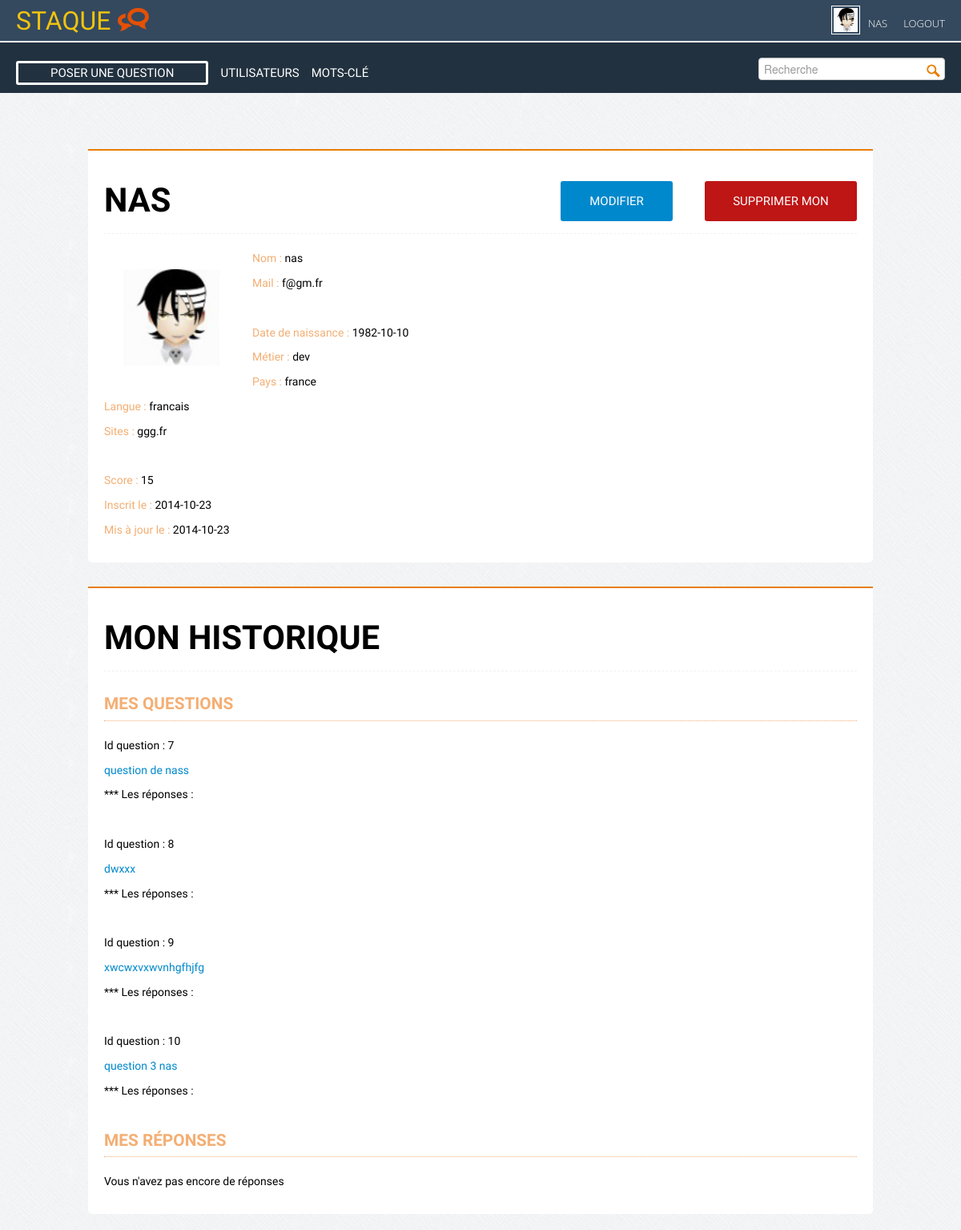
Screenshot of /account.php?id=6 (signed in) with the database file from the repository.
### tables this page shows
CREATE TABLE IF NOT EXISTS `user` (
  `id` int(11) NOT NULL AUTO_INCREMENT,
  `name` varchar(50) NOT NULL,
  `image` varchar(150) NOT NULL,
  `pseudo` varchar(100) NOT NULL,
  `mail` varchar(150) NOT NULL,
  `password` varchar(255) NOT NULL,
  `salt` varbinary(256) NOT NULL,
  `token` varchar(50) NOT NULL,
  `birthday` date NOT NULL,
  `job` varchar(150) NOT NULL,
  `location` varchar(100) NOT NULL,
  `lang` varchar(100) NOT NULL,
  `score` int(10) NOT NULL,
  `vote` int(10) NOT NULL,
  `websites` varchar(150) NOT NULL,
  `dateRegistred` date NOT NULL,
  `dateModified` date NOT NULL,
  `dateConnected` datetime NOT NULL,
  PRIMARY KEY (`id`)
);

CREATE TABLE IF NOT EXISTS `question` (
  `id` int(11) NOT NULL AUTO_INCREMENT,
  `title` varchar(250) NOT NULL,
  `content` text NOT NULL,
  `tags` varchar(255) NOT NULL,
  `user_id` int(11) NOT NULL,
  `dateCreated` datetime NOT NULL,
  `dateModified` datetime NOT NULL,
  `vues` int(11) NOT NULL,
  `points` int(11) NOT NULL,
  PRIMARY KEY (`id`)
);

### functions.php (called while the page is built, shortened)
<?php
	function infosPerso($id){
		global $dbh;
		$sql = "SELECT * FROM user
				WHERE id = :id";
		$stmt = $dbh->prepare($sql);
		$stmt->bindValue(":id", $id);
		$stmt->execute();
		$monCompte = $stmt->fetch();
		return $monCompte;
	}
	function addQuestionHistory($id){
		global $dbh;
		$sql = "SELECT * FROM question
				WHERE user_id = :id";
		$stmt = $dbh->prepare($sql);
		$stmt->bindValue(":id", $id);
		$stmt->execute();
		$myQuestionHistory = $stmt->fetchAll();
		return $myQuestionHistory;
	}

### account.php (the view, shortened to what this page needs)
<?php
	include("db.php");
	include("functions.php");
	$mesInfosPerso = infosPerso($_GET['id']);
	$myQuestions = addQuestionHistory($_GET['id']);
	$myAnswers = addAnswerHistory($_GET['id']);
	$profils = getProfilList();
	$avatarDefault = "img/perso10.jpg";
include("inc/header.php");
include("inc/nav.php");
?>
<section class="container">
	<div id="account">
	<?php if(empty($profils)) { ?>
		<h2>Ce profil n'existe plus !</h2>
		<img src="<?php echo $avatarDefault; ?>" alt="avatar" width="120" height="120">
	<?php } else {?>
		<h2 class="login"><?php echo $mesInfosPerso["pseudo"]; ?></h2>
		<?php if($_SESSION['user']["id"] == $_GET["id"]){ ?>
		<div class="boutonsCompte">
			<a href="edit_profil.php" title="Modifier mon compte" class="edit">Modifier</a>
			<a href="delete_profil.php" title="Supprimer" class="delete">Supprimer mon profil</a>
		</div>
		<?php } ?>
		<div class="clearboth colLeft avatar">
			<img src="<?php echo $mesInfosPerso["image"]; ?>" class="avatar" alt="avatar" width="120" height="120">
		</div>
		<div id="infos">
			<?php if($_SESSION['user']["id"] == $_GET["id"]){ ?>
				<p class="login"><span>Nom : </span><span><?php echo $mesInfosPerso["name"]; ?></span></p>
				<p class="login"><span>Mail : </span><span><?php echo $mesInfosPerso["mail"]; ?></span></p>
			<?php } ?>
			<br>
			<p class="perso"><span>Date de naissance : </span><span><?php echo $mesInfosPerso["birthday"]; ?></span></p>
			<p class="perso"><span>Métier : </span><span><?php echo $mesInfosPerso["job"]; ?></span></p>
			<p class="perso"><span>Pays : </span><span><?php echo $mesInfosPerso["location"]; ?></span></p>
			<p class="perso"><span>Langue : </span><span><?php echo $mesInfosPerso["lang"]; ?></span></p>
			<p class="perso"><span>Sites : </span><span><?php echo $mesInfosPerso["websites"]; ?></span></p>
			<br>
			<p class="activity"><span>Score : </span><span><?php echo $mesInfosPerso["score"]; ?></span></p>
			<p class="activity"><span>Inscrit le : </span><span><?php echo $mesInfosPerso["dateRegistred"]; ?></span></p>
			<p class="activity"><span>Mis à jour le : </span><span><?php echo $mesInfosPerso["dateModified"]; ?></span></p>
		</div>
	</div>
	<div id="account">
			<h2>Mon historique</h2>
				<h3>Mes questions</h3>
				<?php if(!empty($myQuestions)){
				foreach ($myQuestions as $myQuestion) { ?>
				<div class="maQuestion">
					<p>Id question : <?php echo $myQuestion["id"]; ?></p>
					<p><a href="detail_question.php?id=<?php echo $myQuestion['id']; ?>" title="ma question"><?php echo $myQuestion['title']; ?></a></p>
				</div>
					<p>*** Les réponses :</p>
				<br>
				<?php }
				}else {?>
					<p>Vous n'avez pas encore de questions</p>
				<?php } ?>
				<h3>Mes réponses</h3>
				<?php if(!empty($myAnswers)){
				foreach ($myAnswers as $myAnswer) { ?>
				<div class="maQuestion">
					<p>Id question : <?php echo $myAnswer["id"]; ?></p>
					<p><a href="detail_question.php?id=<?php echo $myAnswer['id']; ?>" title="ma question"><?php echo $myAnswer['content']; ?></a></p>
					<p class="activity"><span>Votes : </span><span><?php echo $mesInfosPerso["vote"]; ?></span></p>
				</div>
				<br>
				<?php }
				}else {?>
					<p>Vous n'avez pas encore de réponses</p>
				<?php } ?>
		</div>
		<?php }  ?>
</section>
<?php include("inc/footer.php"); ?>

### css/style.css (style rules this page uses)
html, body, div, span, applet, object, iframe, h1, h2, h3, h4, h5, h6, p, blockquote, pre, a, abbr, acronym, address, big, cite, code, del, dfn, em, img, ins, kbd, q, s, samp, small, strike, strong, sub, sup, tt, var, b, u, i, center, dl, dt, dd, ol, ul, li, fieldset, form, label, legend, table, caption, tbody, tfoot, thead, tr, th, td, article, aside, canvas, details, embed, figure, figcaption, footer, header, hgroup, menu, nav, output, ruby, section, summary, time, mark, audio, video { margin: 0; padding: 0; border: 0; font-size: 100%; vertical-align: baseline; }
article, aside, details, figcaption, figure, footer, header, hgroup, menu, nav, section { display: block; }
body { line-height: 1; }
body { font: 300 1.3rem/1.3rem Oswald; color: #000; background: url(../img/fond.png) scroll repeat 0 0 #f3f2f2; }
h2 { text-transform: uppercase; font-size: 20px; text-align: center; }
h3 { text-transform: uppercase; font-size: 18px; text-align: center; }
.clearboth { clear: both; }
.colLeft { float: left; width: 15%; }
.container { width: 980px; zoom: 1; margin: 0 auto; padding: 20px; margin-top: 20px; }
#back, .edit, .delete { width: 100px; height: 50px; line-height: 50px; text-transform: uppercase; font-size: 15px; text-align: center; background-color: #0088cc; color: #fff; border: none; display: block; border-radius: 3px; padding: 0 20px; clear: both; }
.edit, .delete { float: left; margin: 20px; clear: none; color: #fff; text-decoration: none; }
.delete { width: 150px; background-color: #BE1515; color: #fff; }
#account { margin-top: 30px; background: #fff; border-top: 2px solid #E87E04; border-radius: 0 0 5px 5px; padding: 20px; position: relative; }
#account .boutonsCompte { position: absolute; right: 0; top: 18px; }
#account h2 { text-align: left; font: 700 2em/2em Oswald; margin-bottom: 20px; border-bottom: 1px dashed #f3f2f2; width: 100%; }
#account h3 { text-align: left; font: 700 1em/1em Oswald; margin-bottom: 20px; border-bottom: 1px dotted #f3ae73; width: 100%; color: #f3ae73; padding: 10px 0; }
#account .avatar { border: 5px solid #fff; padding: 7px; margin-right: 20px; }
#account p { margin: 10px 0; font-size: 14px; }
#account #infos span:first-child { color: #f3ae73; }

### rows the page displays
user: pseudo "NAS", image (picture), name "nas", mail "f@gm.fr", birthday "1982-10-10", job "dev", location "france", lang "francais", websites "ggg.fr", score "15", dateRegistred "2014-10-23", dateModified "2014-10-23"
question: id "7", title "question de nass"
question: id "8", title "dwxxx"
question: id "9", title "xwcwxvxwvnhgfhjfg"
question: id "10", title "question 3 nas"

### other values shown
$_SESSION['user']['pseudo'] "NAS"
